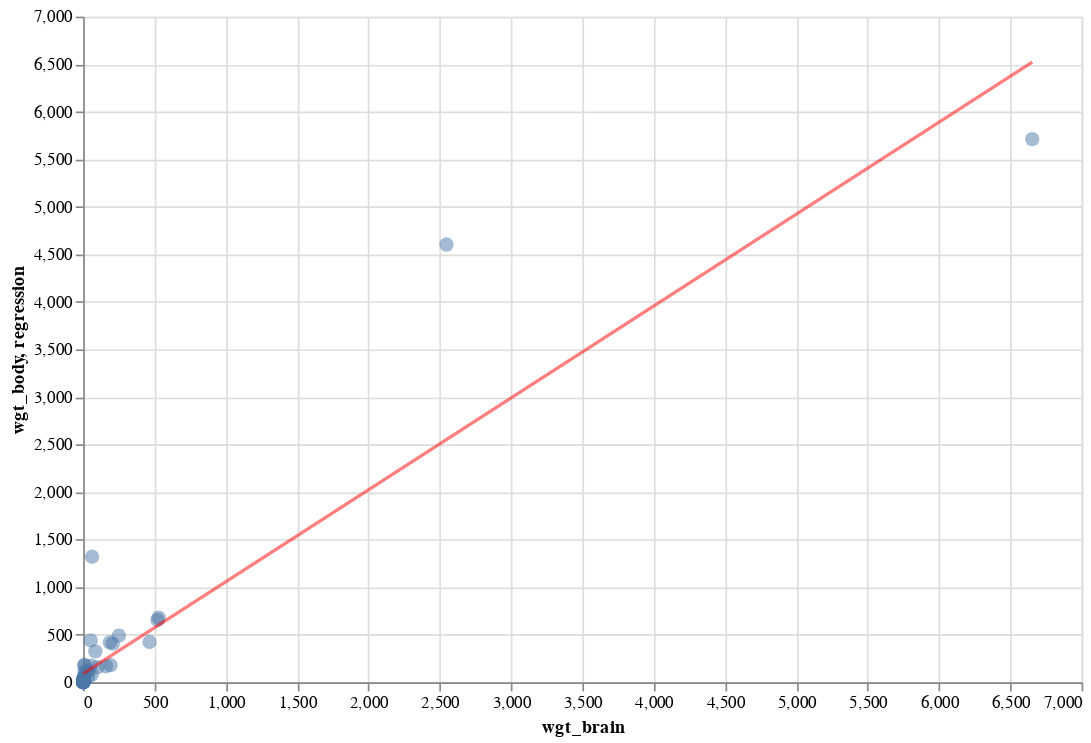

Notebook source saved alongside this figure:
### Code cell
reg_line = alt.Chart(reg_df).mark_line(color="red", opacity=0.5).encode(
    x=alt.X("wgt_brain:Q"),
    y=alt.Y("regression:Q")
).properties(
    width=600,
    height=400
)
points + reg_line

### Figure 1 — Vega-Lite specification as saved in the notebook (floating-point values rounded to 4 significant figures)
{"$schema": "https://vega.github.io/schema/vega-lite/v3.4.0.json", "config": {"background": "white", "mark": {"tooltip": null}, "view": {"height": 300, "width": 400}}, "datasets": {"data-20882d699a2827397eef757300cc1a16": [{"regression": 91.01, "wgt_brain": 0.005}, {"regression": 6522.0, "wgt_brain": 6654}], "data-48846aca9b32b33836fb792fa73ab9d5": [{"wgt_body": 44.5, "wgt_brain": 3.385}, {"wgt_body": 15.5, "wgt_brain": 0.48}, {"wgt_body": 8.1, "wgt_brain": 1.35}, {"wgt_body": 423, "wgt_brain": 465}, {"wgt_body": 119.5, "wgt_brain": 36.33}, {"wgt_body": 115, "wgt_brain": 27.66}, {"wgt_body": 98.2, "wgt_brain": 14.83}, {"wgt_body": 5.5, "wgt_brain": 1.04}, {"wgt_body": 58, "wgt_brain": 4.19}, {"wgt_body": 6.4, "wgt_brain": 0.425}, {"wgt_body": 4, "wgt_brain": 0.101}, {"wgt_body": 5.7, "wgt_brain": 0.92}, {"wgt_body": 6.6, "wgt_brain": 1}, {"wgt_body": 0.14, "wgt_brain": 0.005}, {"wgt_body": 1, "wgt_brain": 0.06}, {"wgt_body": 10.8, "wgt_brain": 3.5}, {"wgt_body": 12.3, "wgt_brain": 2}, {"wgt_body": 6.3, "wgt_brain": 1.7}, {"wgt_body": 4603, "wgt_brain": 2547}, {"wgt_body": 0.3, "wgt_brain": 0.023}, {"wgt_body": 419, "wgt_brain": 187.1}, {"wgt_body": 655, "wgt_brain": 521}, {"wgt_body": 3.5, "wgt_brain": 0.785}, {"wgt_body": 115, "wgt_brain": 10}, {"wgt_body": 25.6, "wgt_brain": 3.3}, {"wgt_body": 5, "wgt_brain": 0.2}, {"wgt_body": 17.5, "wgt_brain": 1.41}, {"wgt_body": 680, "wgt_brain": 529}, {"wgt_body": 406, "wgt_brain": 207}, {"wgt_body": 325, "wgt_brain": 85}, {"wgt_body": 12.3, "wgt_brain": 0.75}, {"wgt_body": 1320, "wgt_brain": 62}, {"wgt_body": 5712, "wgt_brain": 6654}, {"wgt_body": 3.9, "wgt_brain": 3.5}, {"wgt_body": 179, "wgt_brain": 6.8}, {"wgt_body": 56, "wgt_brain": 35}, {"wgt_body": 17, "wgt_brain": 4.05}, {"wgt_body": 1, "wgt_brain": 0.12}, {"wgt_body": 0.4, "wgt_brain": 0.023}, {"wgt_body": 0.25, "wgt_brain": 0.01}, {"wgt_body": 12.5, "wgt_brain": 1.4}, {"wgt_body": 490, "wgt_brain": 250}, {"wgt_body": 12.1, "wgt_brain": 2.5}, {"wgt_body": 175, "wgt_brain": 55.5}, {"wgt_body": 157, "wgt_brain": 100}, {"wgt_body": 440, "wgt_brain": 52.16}, {"wgt_body": 179.5, "wgt_brain": 10.55}, {"wgt_body": 2.4, "wgt_brain": 0.55}, {"wgt_body": 81, "wgt_brain": 60}, {"wgt_body": 21, "wgt_brain": 3.6}, {"wgt_body": 39.2, "wgt_brain": 4.288}, {"wgt_body": 1.9, "wgt_brain": 0.28}, {"wgt_body": 1.2, "wgt_brain": 0.075}, {"wgt_body": 3, "wgt_brain": 0.122}, {"wgt_body": 0.33, "wgt_brain": 0.048}, {"wgt_body": 180, "wgt_brain": 192}, {"wgt_body": 25, "wgt_brain": 3}, {"wgt_body": 169, "wgt_brain": 160}, {"wgt_body": 2.6, "wgt_brain": 0.9}, {"wgt_body": 11.4, "wgt_brain": 1.62}, {"wgt_body": 2.5, "wgt_brain": 0.104}, {"wgt_body": 50.4, "wgt_brain": 4.235}]}, "layer": [{"data": {"name": "data-48846aca9b32b33836fb792fa73ab9d5"}, "encoding": {"x": {"field": "wgt_brain", "type": "quantitative"}, "y": {"field": "wgt_body", "type": "quantitative"}}, "height": 400, "mark": {"opacity": 0.5, "size": 75, "type": "circle"}, "width": 600}, {"data": {"name": "data-20882d699a2827397eef757300cc1a16"}, "encoding": {"x": {"field": "wgt_brain", "type": "quantitative"}, "y": {"field": "regression", "type": "quantitative"}}, "height": 400, "mark": {"color": "red", "opacity": 0.5, "type": "line"}, "width": 600}]}
